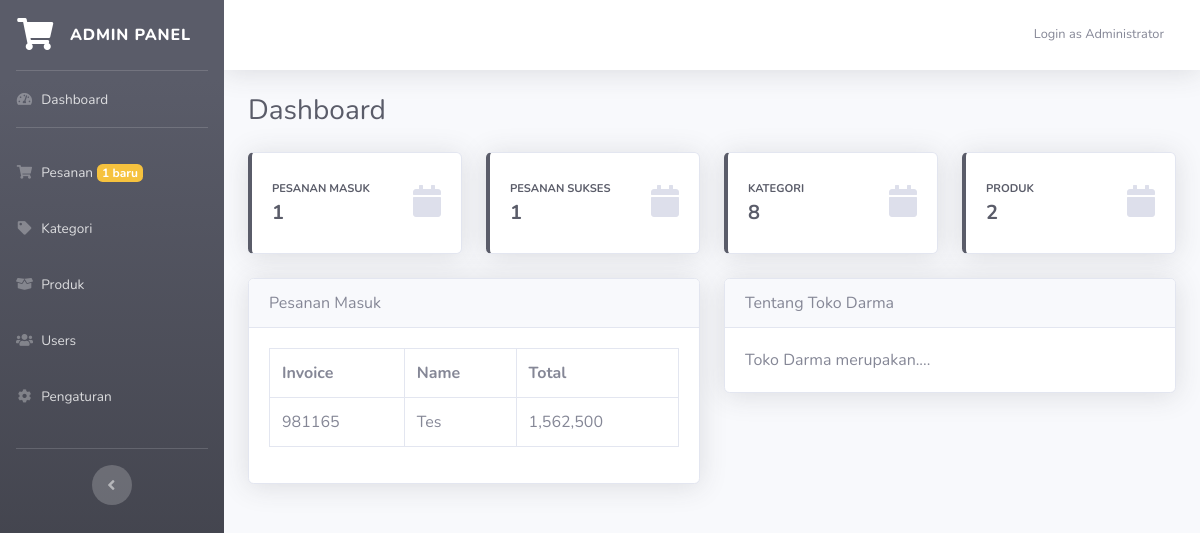
/admin.php?page=home (signed in), run on an earlier commit of the app's database.
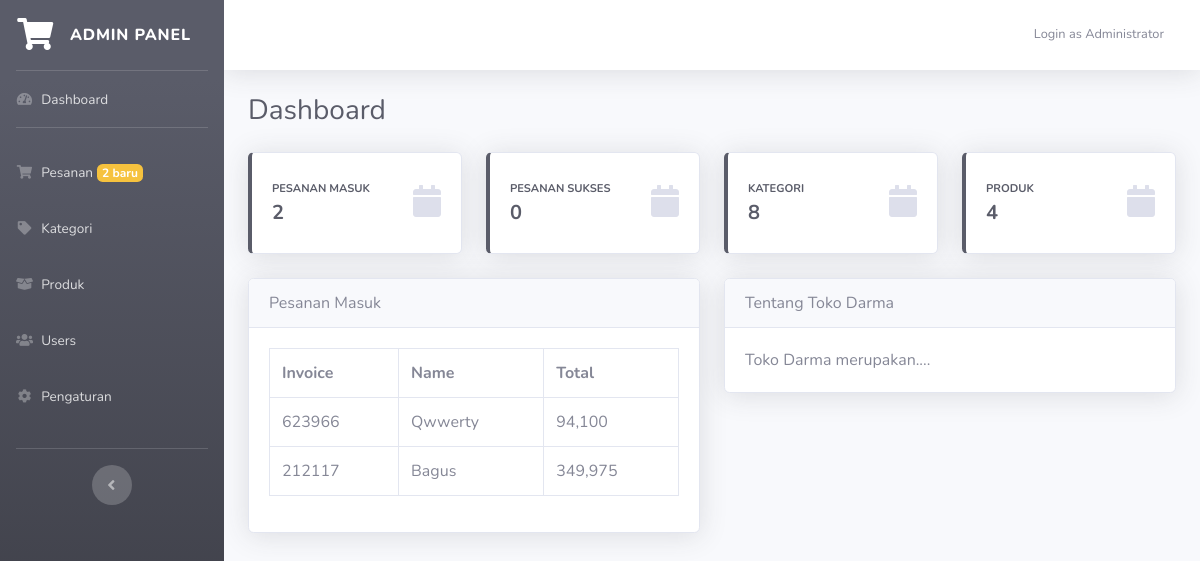
And on a later commit of the database.
### tables this page shows
CREATE TABLE `invoice` (
  `id` int(11) NOT NULL,
  `invoice_code` varchar(10) NOT NULL,
  `name` varchar(50) NOT NULL,
  `email` varchar(50) NOT NULL,
  `telp` varchar(20) NOT NULL,
  `region` int(11) NOT NULL,
  `address` text NOT NULL,
  `ongkir` varchar(10) NOT NULL,
  `total_price` int(11) NOT NULL,
  `total_all` int(11) NOT NULL,
  `date_input` datetime NOT NULL,
  `status` int(1) NOT NULL
);

### admin.php (called while the page is built, shortened)
<?php
require_once 'include/cfg.php';
include "module/templates/index-admin.php";

### module/admin/dashboard.php (the view, shortened to what the changed rows need)
<div class="container-fluid">
<div class="d-sm-flex align-items-center justify-content-between mb-4">
  <h1 class="h3 mb-0 text-gray-800">Dashboard</h1>
</div>
<div class="row">
  <?php
  $data = mysqli_num_rows(mysqli_query($db,"select * from invoice where status=0"));
  ?>
  <div class="col-xl-3 col-md-6 mb-4">
    <div class="card border-left-dark shadow h-100 py-2">
      <div class="card-body">
        <div class="row no-gutters align-items-center">
          <div class="col mr-2">
            <div class="text-xs font-weight-bold text-dark text-uppercase mb-1">Pesanan Masuk</div>
            <div class="h5 mb-0 font-weight-bold text-gray-800"><?=$data?></div>
          </div>
        </div>
      </div>
    </div>
  </div>
  <?php
  $data = mysqli_num_rows(mysqli_query($db,"select * from invoice where status=1"));
  ?>
  <div class="col-xl-3 col-md-6 mb-4">
    <div class="card border-left-dark shadow h-100 py-2">
      <div class="card-body">
        <div class="row no-gutters align-items-center">
          <div class="col mr-2">
            <div class="text-xs font-weight-bold text-dark text-uppercase mb-1">Pesanan Sukses</div>
            <div class="h5 mb-0 font-weight-bold text-gray-800"><?=$data?></div>
          </div>
        </div>
      </div>
    </div>
  </div>
  <?php
  $data = mysqli_num_rows(mysqli_query($db,"select * from products"));
  ?>
  <div class="col-xl-3 col-md-6 mb-4">
    <div class="card border-left-dark shadow h-100 py-2">
      <div class="card-body">
        <div class="row no-gutters align-items-center">
          <div class="col mr-2">
            <div class="text-xs font-weight-bold text-dark text-uppercase mb-1">Produk</div>
            <div class="h5 mb-0 font-weight-bold text-gray-800"><?=$data?></div>
          </div>
        </div>
      </div>
    </div>
  </div>
</div>
<div class="row">
    <div class="col-md-6 mb-3">
        <div class="card shadow">
            <div class="card-body">
                <?php
                $data = mysqli_query($db,"select * from invoice where status=0");
                if(mysqli_num_rows($data) > 0){ ?>
                <div class="table-responsive">
                  <table class="table table-bordered" width="100%">
                      <tr>
                          <th>Invoice</th>
                          <th>Name</th>
                          <th>Total</th>
                      </tr>
                      <?php while($d = mysqli_fetch_array($data)){ ?>
                          <tr>
                              <td><?= $d['invoice_code'] ?></td>
                              <td><?= $d['name'] ?></td>
                              <td><?= number_format($d['total_all'],0,".",",") ?></td>
                          </tr>
                      <?php } ?>
                  </table>
                </div>
                <?php }else{ ?>
                    <div class="alert alert-warning">Belum ada pesanan</div>
                <?php } ?>
            </div>
        </div>
    </div>
</div>
</div>
</div>
</div>

### module/templates/index-admin.php (shortened to what the changed rows need)
<!DOCTYPE html>
<html lang="en">
  <head>
    <link
      href="assets/vendor/fontawesome-free/css/all.min.css"
      rel="stylesheet"
      type="text/css"
    />
    <link href="assets/css/sb-admin-2.min.css" rel="stylesheet" />
    <link rel="stylesheet" href="assets/select2-4.0.6-rc.1/dist/css/select2.min.css">
    <link rel="stylesheet" type="text/css" href="https://cdn.datatables.net/v/bs4/dt-1.11.5/datatables.min.css"/>
    <link rel="stylesheet" media="screen" type="text/css" href="assets/css/colorpicker.css" />
  </head>
  <body id="page-top">
    <div id="wrapper">
      <ul
        class="navbar-nav bg-gradient-dark sidebar sidebar-dark accordion"
        id="accordionSidebar"
      >
        <?php $orders = mysqli_num_rows(mysqli_query($db,"select * from invoice where status=0")); ?>
        <li class="nav-item">
          <a class="nav-link" href="?page=orders">
            <i class="fas fa-fw fa-shopping-cart"></i>
            <span>Pesanan</span> <small class="badge badge-warning"><?=$orders?> baru</small></a
          >
        </li>
        <br />
      </ul>
      <div id="content-wrapper" class="d-flex flex-column">
        <div id="content">
            <?php include $page;?>
          </div>
</body>
</html>

What changed in the data, as far as the page shows it:
removed invoice: invoice_code "981165", name "Tes", total_all "1,562,500"
added invoice: invoice_code "623966", name "Qwwerty", total_all "94,100"
added invoice: invoice_code "212117", name "Bagus", total_all "349,975"
Also different on the page:
$orders: "1" → "2"
$data: "1" → "2"
$data: "1" → "0"
$data: "2" → "4"
